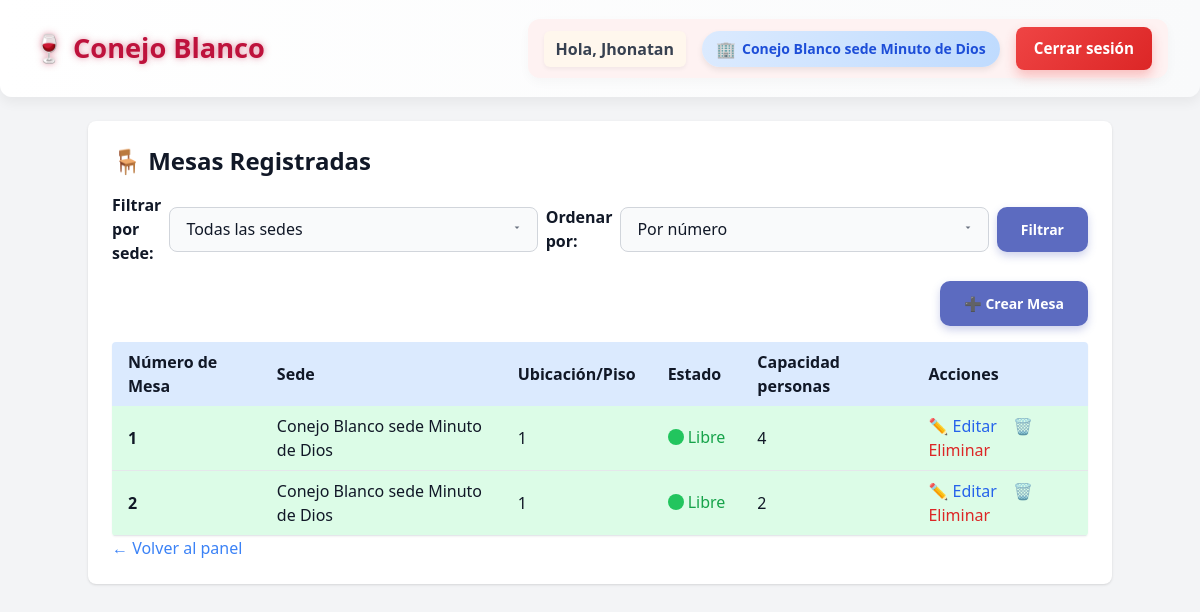
The app's page /mesas/ (signed in), older data.
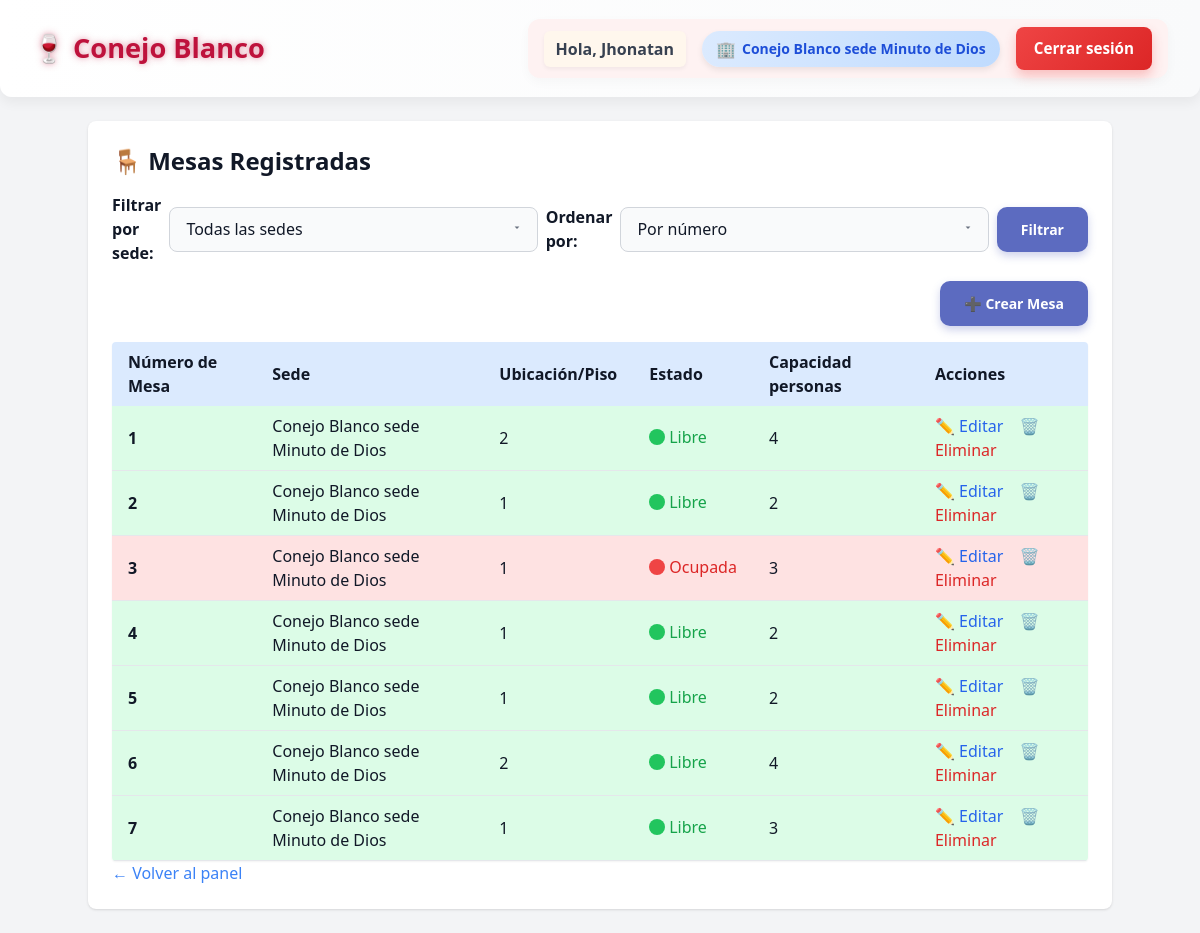
The same page, newer data.
### mesa/models.py (models this page shows, shortened)
class Mesa(models.Model):
    UBICACIONES = (
        (1, 'Primer piso'),
        (2, 'Segundo piso'),
    )
    numeroMesa = models.PositiveIntegerField()
    capacidad = models.PositiveIntegerField()
    ubicacion = models.IntegerField(choices=UBICACIONES)
    sede = models.ForeignKey(Sede, on_delete=models.CASCADE)
    ocupada = models.BooleanField(default=False)
    class Meta:
        unique_together = ('numeroMesa', 'sede')  # Evitar duplicados en una sede

### sede/models.py (models this page shows, shortened)
class Sede(models.Model):
    nombre = models.CharField(max_length=100)
    direccion = models.CharField(max_length=255)
    telefono = models.CharField(max_length=20)
    email = models.EmailField()

### mesa/views.py (the view)
# urls.py: path('', views.listar_mesas, name='listar_mesas'),
@login_required
def listar_mesas(request):
    sedes = Sede.objects.all()
    sede_id = request.GET.get('sede')
    ordenar_por = request.GET.get('orden')
    mesas = Mesa.objects.all()
    if sede_id:
        mesas = mesas.filter(sede_id=sede_id)
    if ordenar_por:
        mesas = mesas.order_by(ordenar_por)
    else:
        mesas = mesas.order_by('numeroMesa')  # Orden predeterminado
    return render(request, 'mesa/mesa.html', {
        'mesas': mesas,
        'sedes': sedes,
        'sede_id': sede_id
    })

### templates/mesa/mesa.html (shortened to what this page needs)
{% extends 'base.html' %}
{% load static %}
{% block head %}
    <link rel="stylesheet" href="{% static 'css/mesas/mesa.css' %}">
{% endblock %}
{% block content %}
<div class="container mx-auto p-6 bg-white text-gray-900 rounded-lg shadow">
    <h2 class="text-2xl font-bold mb-4">🪑 Mesas Registradas</h2>
    <form method="get" action="{% url 'listar_mesas' %}" class="mb-4 flex items-center gap-2">
        <label for="sede" class="font-semibold">Filtrar por sede:</label>
        <select name="sede" id="sede" class="campo-texto">
            <option value="">Todas las sedes</option>
        </select>
        <label for="orden" class="font-semibold">Ordenar por:</label>
        <select name="orden" id="orden" class="campo-texto">
            <option value="">Por número</option>
        </select>
        <button type="submit" class="custom-btn-filtrar">Filtrar</button>
    </form>
    <div class="flex justify-end gap-4 mb-4">
        <button id="btnAbrirCrearMesa" class="custom-btn-filtrar">➕ Crear Mesa</button>
    </div>
    {% if mesas %}
        <table class="w-full table-auto border-collapse rounded overflow-hidden shadow-sm">
            <thead>
                <tr class="bg-blue-100 text-left">
                    <th class="px-4 py-2">Número de Mesa</th>
                    <th class="px-4 py-2">Sede</th>
                    <th class="px-4 py-2">Ubicación/Piso</th>
                    <th class="px-4 py-2">Estado</th>
                    <th class="px-4 py-2">Capacidad personas</th>
                    <th class="px-4 py-2">Acciones</th>
                </tr>
            </thead>
            <tbody>
                {% for mesa in mesas %}
                    <tr class="border-b hover:bg-blue-50 {% if mesa.ocupada %}bg-red-100{% else %}bg-green-100{% endif %}">
                        <td class="px-4 py-2 font-semibold">{{ mesa.numeroMesa }}</td>
                        <td class="px-4 py-2">{{ mesa.sede.nombre }}</td>
                        <td class="px-4 py-2">{{ mesa.ubicacion}}</td>
                        <td class="px-4 py-2">
                            {% if mesa.ocupada %}
                                <span class="inline-flex items-center text-red-600 font-medium">
                                    <svg class="w-4 h-4 mr-1 fill-red-500" viewBox="0 0 20 20"><circle cx="10" cy="10" r="10"/></svg>
                                    Ocupada
                                </span>
                            {% else %}
                                <span class="inline-flex items-center text-green-600 font-medium">
                                    <svg class="w-4 h-4 mr-1 fill-green-500" viewBox="0 0 20 20"><circle cx="10" cy="10" r="10"/></svg>
                                    Libre
                                </span>
                            {% endif %}
                        </td>
                        <td class="px-4 py-2">{{ mesa.capacidad }}</td>
                        <td class="px-4 py-2">
                            <button onclick="openEditModal({{ mesa.id }})" class="text-blue-600 hover:underline mr-3">✏️ Editar</button>
                            <a href="{% url 'eliminar_mesa' mesa.id %}" class="text-red-600 hover:underline">🗑️ Eliminar</a>
                        </td>
                    </tr>
                {% endfor %}
            </tbody>
        </table>
    {% else %}
        <p>No hay mesas registradas todavía.</p>
    {% endif %}
    <a href="{% url 'dashboard_admin' %}" class="text-blue-500 hover:underline">← Volver al panel</a>
</div>
{% endblock %}

Row changes from the older to the newer data that the page shows:
changed Mesa (number 1 of 7 on the later page): ubicacion "1" → "2"
added Mesa: numeroMesa "3", sede.nombre "Conejo Blanco sede Minuto de Dios", ubicacion "1", ocupada True (drawn), capacidad "3"
added Mesa: numeroMesa "4", sede.nombre "Conejo Blanco sede Minuto de Dios", ubicacion "1", ocupada False (drawn), capacidad "2"
added Mesa: numeroMesa "5", sede.nombre "Conejo Blanco sede Minuto de Dios", ubicacion "1", ocupada False (drawn), capacidad "2"
added Mesa: numeroMesa "6", sede.nombre "Conejo Blanco sede Minuto de Dios", ubicacion "2", ocupada False (drawn), capacidad "4"
added Mesa: numeroMesa "7", sede.nombre "Conejo Blanco sede Minuto de Dios", ubicacion "1", ocupada False (drawn), capacidad "3"
